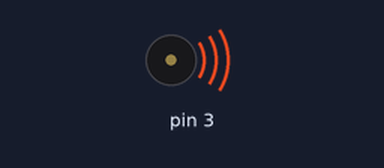
A sketch run on a simulated Arduino Uno, built with avr-gcc and run on an emulated ATmega328P. Shown: buzzer (waves = sounding).

Above: at 0.1 s.
Timing chart, 0 to 40.0 s (numbered marks = the images above):
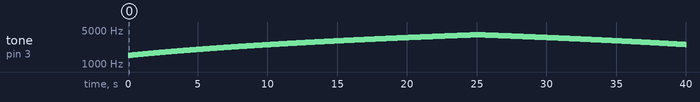

Measured:
- by itself, tone on pin 3: plays 1500 Hz for 0.01 s, 1501 Hz for 0.01 s, 1502 Hz for 0.01 s, 1503 Hz for 0.01 s, 1504 Hz for 0.01 s, 1505 Hz for 0.01 s … (3992 notes in this stretch)

The sketch:

_8._Mini_difuzor.ino
```cpp
void setup() {
  // put your setup code here, to run once:
  pinMode(3, OUTPUT);
}

void loop() {
  // put your main code here, to run repeatedly:
  for (int i = 1500; i < 4000; i++) {
    tone(3,i);
    delay(10);
    }
   for (int i = 4000; i > 1500; i--) {
    tone(3,i);
    delay(10);
    }
    noTone(3);
}
```
